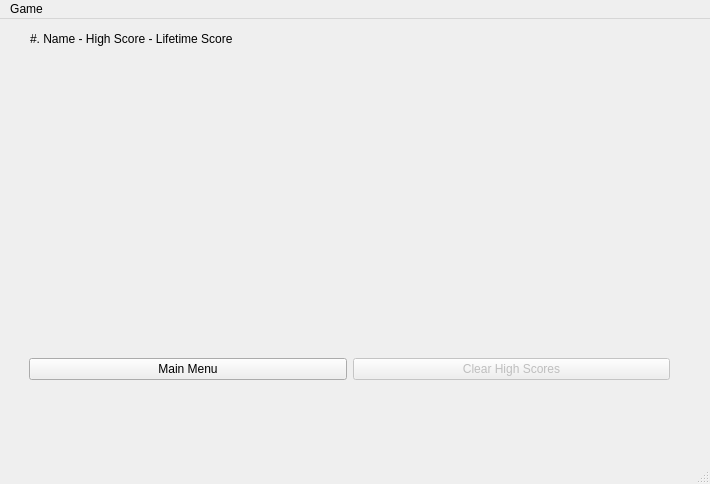
<?xml version="1.0" encoding="UTF-8"?>
<ui version="4.0">
 <class>MainWindow</class>
 <widget class="QMainWindow" name="MainWindow">
  <property name="geometry">
   <rect>
    <x>0</x>
    <y>0</y>
    <width>710</width>
    <height>484</height>
   </rect>
  </property>
  <property name="windowTitle">
   <string>MainWindow</string>
  </property>
  <widget class="QWidget" name="centralwidget">
   <widget class="QStackedWidget" name="stackedWidget">
    <property name="geometry">
     <rect>
      <x>0</x>
      <y>0</y>
      <width>691</width>
      <height>431</height>
     </rect>
    </property>
    <property name="currentIndex">
     <number>3</number>
    </property>
    <widget class="QWidget" name="mainMenu">
     <widget class="QWidget" name="gridLayoutWidget">
      <property name="geometry">
       <rect>
        <x>50</x>
        <y>40</y>
        <width>591</width>
        <height>331</height>
       </rect>
      </property>
      <layout class="QGridLayout" name="gridLayout">
       <item row="4" column="1">
        <widget class="QPushButton" name="highScoresButton">
         <property name="text">
          <string>Show High Scores</string>
         </property>
        </widget>
       </item>
       <item row="2" column="1">
        <widget class="QSpinBox" name="playerAmountSpinBox"/>
       </item>
       <item row="3" column="1">
        <widget class="QSpinBox" name="cardPairAmountSpinBox"/>
       </item>
       <item row="2" column="0">
        <widget class="QLabel" name="label_2">
         <property name="text">
          <string>Amount of Players:</string>
         </property>
        </widget>
       </item>
       <item row="0" column="0" colspan="2">
        <widget class="QLabel" name="label">
         <property name="autoFillBackground">
          <bool>false</bool>
         </property>
         <property name="text">
          <string>Memory Match Game (Pairs)</string>
         </property>
         <property name="alignment">
          <set>Qt::AlignCenter</set>
         </property>
        </widget>
       </item>
       <item row="4" column="0">
        <widget class="QPushButton" name="startGameButton">
         <property name="enabled">
          <bool>true</bool>
         </property>
         <property name="text">
          <string>Start Game</string>
         </property>
        </widget>
       </item>
       <item row="5" column="0">
        <widget class="QPushButton" name="exitButton">
         <property name="text">
          <string>Exit</string>
         </property>
        </widget>
       </item>
       <item row="3" column="0">
        <widget class="QLabel" name="label_3">
         <property name="text">
          <string>Amount of Card Pairs:</string>
         </property>
        </widget>
       </item>
      </layout>
     </widget>
    </widget>
    <widget class="QWidget" name="page">
     <widget class="QLabel" name="label_5">
      <property name="geometry">
       <rect>
        <x>100</x>
        <y>40</y>
        <width>201</width>
        <height>20</height>
       </rect>
      </property>
      <property name="text">
       <string>Please enter player names:</string>
      </property>
     </widget>
     <widget class="QLabel" name="playerNameLabel">
      <property name="geometry">
       <rect>
        <x>100</x>
        <y>90</y>
        <width>63</width>
        <height>20</height>
       </rect>
      </property>
      <property name="text">
       <string>Player 1:</string>
      </property>
     </widget>
     <widget class="QLineEdit" name="playerNameLineEdit">
      <property name="geometry">
       <rect>
        <x>170</x>
        <y>90</y>
        <width>113</width>
        <height>28</height>
       </rect>
      </property>
     </widget>
     <widget class="QPushButton" name="enterPlayerNameButton">
      <property name="geometry">
       <rect>
        <x>310</x>
        <y>90</y>
        <width>51</width>
        <height>28</height>
       </rect>
      </property>
      <property name="text">
       <string>Enter</string>
      </property>
     </widget>
    </widget>
    <widget class="QWidget" name="gameBoard">
     <widget class="QWidget" name="gridLayoutWidget_2">
      <property name="geometry">
       <rect>
        <x>50</x>
        <y>370</y>
        <width>301</width>
        <height>51</height>
       </rect>
      </property>
      <layout class="QGridLayout" name="gameOptionGrid">
       <item row="0" column="0">
        <widget class="QPushButton" name="quitMainMenuButton">
         <property name="text">
          <string>Quit to Main Menu</string>
         </property>
        </widget>
       </item>
      </layout>
     </widget>
     <widget class="QWidget" name="gridLayoutWidget_4">
      <property name="geometry">
       <rect>
        <x>50</x>
        <y>60</y>
        <width>591</width>
        <height>301</height>
       </rect>
      </property>
      <layout class="QGridLayout" name="gameBoardGrid"/>
     </widget>
     <widget class="QLabel" name="playerTurnLabel">
      <property name="geometry">
       <rect>
        <x>50</x>
        <y>10</y>
        <width>411</width>
        <height>20</height>
       </rect>
      </property>
      <property name="text">
       <string>Player 1's turn:</string>
      </property>
     </widget>
     <widget class="QLabel" name="playerPairCountLabel">
      <property name="geometry">
       <rect>
        <x>50</x>
        <y>30</y>
        <width>411</width>
        <height>20</height>
       </rect>
      </property>
      <property name="text">
       <string>Player &lt;name&gt; has pairs.</string>
      </property>
     </widget>
     <widget class="QLabel" name="pairMatchLabel">
      <property name="geometry">
       <rect>
        <x>540</x>
        <y>30</y>
        <width>101</width>
        <height>20</height>
       </rect>
      </property>
      <property name="text">
       <string>Pair not found</string>
      </property>
     </widget>
    </widget>
    <widget class="QWidget" name="highScoresPage">
     <widget class="QWidget" name="gridLayoutWidget_3">
      <property name="geometry">
       <rect>
        <x>29</x>
        <y>310</y>
        <width>641</width>
        <height>80</height>
       </rect>
      </property>
      <layout class="QGridLayout" name="gridLayout_3">
       <item row="0" column="0">
        <widget class="QPushButton" name="toMainMenuButton">
         <property name="text">
          <string>Main Menu</string>
         </property>
        </widget>
       </item>
       <item row="0" column="1">
        <widget class="QPushButton" name="clearScoresButton">
         <property name="enabled">
          <bool>false</bool>
         </property>
         <property name="text">
          <string>Clear High Scores</string>
         </property>
        </widget>
       </item>
      </layout>
     </widget>
     <widget class="QWidget" name="gridLayoutWidget_5">
      <property name="geometry">
       <rect>
        <x>29</x>
        <y>39</y>
        <width>641</width>
        <height>251</height>
       </rect>
      </property>
      <layout class="QGridLayout" name="highScoreGrid"/>
     </widget>
     <widget class="QLabel" name="label_6">
      <property name="geometry">
       <rect>
        <x>30</x>
        <y>10</y>
        <width>261</width>
        <height>20</height>
       </rect>
      </property>
      <property name="text">
       <string>#. Name - High Score - Lifetime Score</string>
      </property>
     </widget>
    </widget>
   </widget>
  </widget>
  <widget class="QMenuBar" name="menubar">
   <property name="geometry">
    <rect>
     <x>0</x>
     <y>0</y>
     <width>710</width>
     <height>25</height>
    </rect>
   </property>
   <widget class="QMenu" name="menuGame">
    <property name="title">
     <string>Game</string>
    </property>
    <addaction name="actionQuit"/>
   </widget>
   <addaction name="menuGame"/>
  </widget>
  <widget class="QStatusBar" name="statusbar"/>
  <action name="actionInstructions">
   <property name="text">
    <string>Instructions</string>
   </property>
  </action>
  <action name="actionQuit">
   <property name="text">
    <string>Quit</string>
   </property>
  </action>
 </widget>
 <resources/>
 <connections>
  <connection>
   <sender>actionQuit</sender>
   <signal>triggered()</signal>
   <receiver>exitButton</receiver>
   <slot>click()</slot>
   <hints>
    <hint type="sourcelabel">
     <x>-1</x>
     <y>-1</y>
    </hint>
    <hint type="destinationlabel">
     <x>196</x>
     <y>380</y>
    </hint>
   </hints>
  </connection>
 </connections>
</ui>
